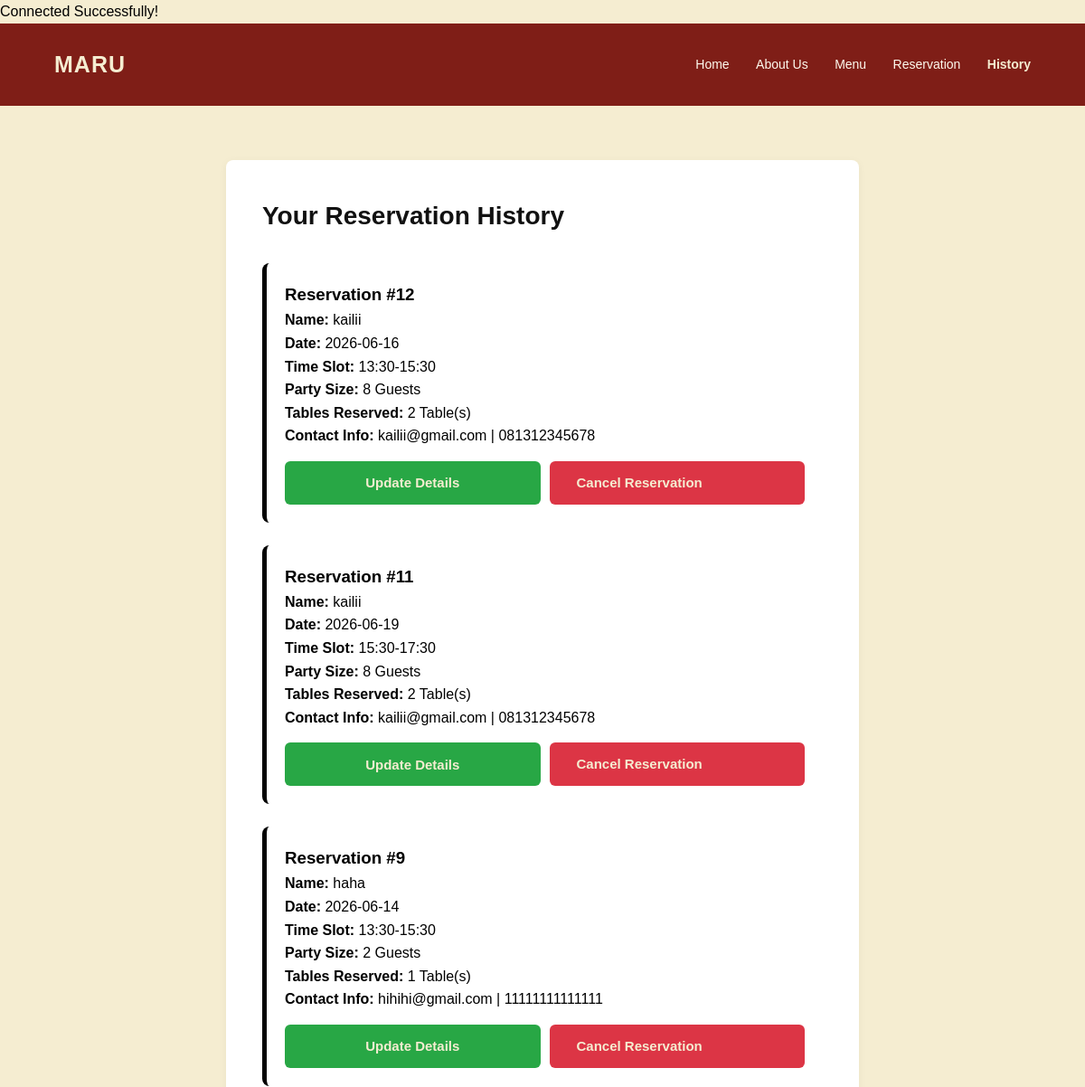
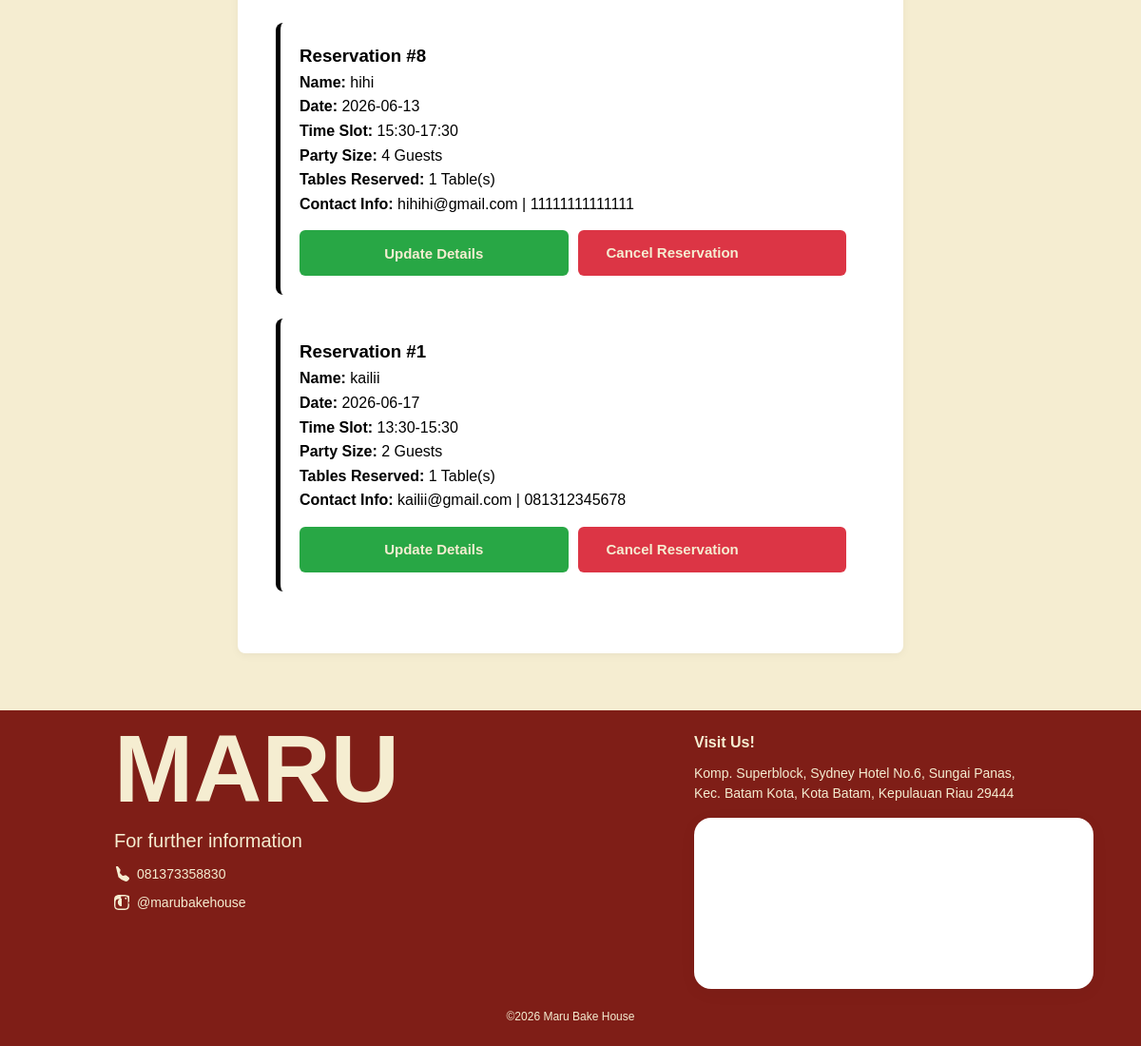
The page /history.php on the database its author committed (2 pictures, top to bottom).
### tables this page shows
CREATE TABLE `reservations` (
  `reservation_id` int(11) NOT NULL,
  `date` date DEFAULT NULL,
  `bookingTime` varchar(50) DEFAULT NULL,
  `guest_count` int(11) DEFAULT NULL,
  `table_count` int(11) DEFAULT NULL,
  `name` varchar(255) DEFAULT NULL,
  `email` varchar(255) DEFAULT NULL,
  `phone` varchar(255) DEFAULT NULL
);

### history.php (the view, shortened to what this page needs)
<?php
include 'php/server.php';
?>
<!doctype html>
<html lang="en">
<head>
    <link rel="stylesheet" href="style.css" />
    <link rel="stylesheet" href="https://cdn.jsdelivr.net/npm/bootstrap-icons@1.11.0/font/bootstrap-icons.css" />
</head>
<body>
    <header class="navbar">
        <div class="logo">MARU</div>
        <nav>
            <a href="index.php">Home</a>
            <a href="about.php">About Us</a>
            <a href="menu.php">Menu</a>
            <a href="reservation.php">Reservation</a>
            <a href="history.php" class="active">History</a>
        </nav>
    </header>
    <section class="section-container form-outer-wrap">
        <div class="form-card">
            <h1 class="form-title">Your Reservation History</h1>
            <div id="reservations-container">
                <?php
                $sql = "SELECT * FROM reservations ORDER BY reservation_id DESC";
                $result = mysqli_query($koneksi, $sql);
                if (mysqli_num_rows($result) > 0) {
                    while($row = mysqli_fetch_assoc($result)) {
                        $id_data = $row['reservation_id'] ?? $row['reservation_id'];
                ?>
                <div class="reservation-card-item">
                    <h3>Reservation #<?php echo $id_data; ?></h3>
                    <p><strong>Name:</strong> <?php echo $row['name']; ?></p>
                    <p><strong>Date:</strong> <?php echo $row['date']; ?></p>
                    <p><strong>Time Slot:</strong> <?php echo $row['bookingTime']; ?></p>
                    <p><strong>Party Size:</strong> <?php echo $row['guest_count']; ?> Guests</p>
                    <p><strong>Tables Reserved:</strong> <?php echo $row['table_count']; ?> Table(s)</p>
                    <p><strong>Contact Info:</strong> <?php echo $row['email']; ?> | <?php echo $row['phone']; ?></p>
                    <div style="display: flex; gap: 10px; margin-top: 15px;">
                        <button class="submit-book-table-btn" style="background-color: #28a745; flex: 1;"
                                onclick="openEditModal(
                                    '<?php echo $id_data; ?>',
                                    '<?php echo $row['date']; ?>',
                                    '<?php echo $row['bookingTime']; ?>',
                                    '<?php echo $row['guest_count']; ?>',
                                    '<?php echo $row['table_count']; ?>',
                                    '<?php echo $row['name']; ?>',
                                    '<?php echo $row['email']; ?>',
                                    '<?php echo $row['phone']; ?>'
                                )">
                            Update Details
                        </button>
                        <a href="php/delete_data.php?id=<?php echo $id_data; ?>" class="submit-book-table-btn" style="background-color: #dc3545; flex: 1; text-decoration:none;" onclick="return confirm('Are you sure?')">
                            Cancel Reservation
                        </a>
                    </div>
                </div>
                <?php
                    }
                } else {
                ?>
                <script>document.getElementById('no-booking-message').style.display = 'block';</script>
                <?php
                }
                ?>
            </div>
        </div>
    </section>
    <footer class="footer">
        <div class="footer-container">
            <div class="footer-brand">
                <h2 class="footer-logo">MARU</h2>
                <p>For further information</p>
                <p style="display: flex; align-items: center; gap: 8px; margin: 8px 0">
                    <a href="https://api.whatsapp.com/send/?phone=6281373336880&text&type=phone_number&app_absent=0&utm_source=ig" class="footer-link">081373358830</a>
                </p>
                <p style="display: flex; align-items: center; gap: 8px; margin: 8px 0">
                    <a href="https://www.instagram.com/marubakehouse?utm_source=ig_web_button_share_sheet&igsh=ZDNlZDc0MzIxNw==" target="_blank" class="footer-link">@marubakehouse</a>
                </p>
            </div>
            <div class="footer-visit">
                <h3>Visit Us!</h3>
                <p>Komp. Superblock, Sydney Hotel No.6, Sungai Panas, Kec. Batam Kota, Kota Batam, Kepulauan Riau 29444</p>
                <div class="map-placeholder">
                    <iframe src="https://www.google.com/maps/embed?pb=!1m18!1m12!1m3!1d3989.0459251659026!2d104.03266769999999!3d1.1274255!2m3!1f0!2f0!3f0!3m2!1i1024!2i768!4f13.1!3m3!1m2!1s0x31d989cfa470bcc9%3A0x34818064c5b3942a!2sMaru%20Bake%20House!5e0!3m2!1sen!2sid!4v1780188615537!5m2!1sen!2sid" width="600" height="450" style="border: 0" allowfullscreen="" loading="lazy"></iframe>
                </div>
            </div>
        </div>
        <div class="footer-copyright">©2026 Maru Bake House</div>
    </footer>
</body>
</html>

### style.css (style rules this page uses)
:root { --Navbar-bg: #7f1e17; --Navbar-text: #f5edd1; --Navbar-hover: #fffbef; }
* { box-sizing: border-box; margin: 0; padding: 0; font-family: montserrat, sans-serif; }
html, body { margin: 0; padding: 0; width: 100%; min-height: 100vh; overscroll-behavior-y: none; }
body { background-color: var(--Navbar-text); line-height: 1.6; }
.navbar { position: sticky; top: 0; z-index: 1000; display: flex; justify-content: space-between; align-items: center; padding: 25px 5%; background-color: var(--Navbar-bg); border-bottom: 1px solid var(--Navbar-bg); }
.logo { font-size: 25px; font-weight: bold; letter-spacing: 1px; font-family: montserrat, sans-serif; color: var(--Navbar-text); }
.navbar nav a { text-decoration: none; color: var(--Navbar-hover); margin-left: 25px; font-size: 14px; font-family: montserrat, sans-serif; }
.navbar nav a.active, .navbar nav a:hover { font-weight: bold; color: var(--Navbar-text); }
.section-container { padding: 60px 10%; }
.form-outer-wrap { display: flex; justify-content: center; background-color: var(--Navbar-text); }
.form-card { background-color: #ffffff; width: 100%; max-width: 700px; padding: 40px; border-radius: 8px; box-shadow: 0 2px 10px rgba(0,0,0,0.05); }
.form-title { font-size: 28px; margin-bottom: 30px; color: #111111; }
.submit-book-table-btn { background-color: var(--Navbar-bg); color: var(--Navbar-text); border: none; padding: 12px 30px; border-radius: 6px; font-size: 15px; font-weight: bold; cursor: pointer; }
.footer { background-color: var(--Navbar-bg); padding: 20px 10% 20px; border-top: 1px solid var(--Navbar-bg); font-size: 14px; color: var(--Navbar-text); }
.footer-container { display: flex; justify-content: space-between; align-items: flex-start; gap: 20px; margin-bottom: 20px; }
.footer-brand h2 { font-size: 100px; font-weight: bold; color: var(--Navbar-text); line-height: 0.8; margin-bottom: 20px; }
.footer-brand h2, .footer-visit h3 { margin-top: 0; }
.footer-brand p { font-size: 20px; color: var(--Navbar-text); margin-top: 5px; }
.footer-visit h3 { margin-bottom: 10px; font-size: 16px; }
.footer-visit p { max-width: 350px; line-height: 1.5; }
.footer-link { color: var(--Navbar-text); text-decoration: none; font-size: 14px; }
.footer-copyright { text-align: center; width: 100%; margin-top: 20px; font-size: 12px; color: var(--Navbar-text); }
.map-placeholder { position: relative; width: 400%; height: 180px; max-width: 420px; border-radius: 18px; overflow: hidden; background-color: #ffffff; box-shadow: 0 4px 20px rgba(0, 0, 0, 0.04); margin-top: 15px; cursor: pointer; }
.map-placeholder iframe { width: 100%; height: 100%; display: block; position: absolute; top: 0; left: 0; z-index: 1; }
.reservation-card-item { background: #ffffff; padding: 20px; border-radius: 8px; margin-bottom: 25px; border-left: 5px solid #000; text-align: left; position: relative; }

### rows shown on the page
reservations: reservation_id "12", name "kailii", date "2026-06-16", bookingTime "13:30-15:30", guest_count "8", table_count "2", email "kailii@gmail.com", phone "081312345678"
reservations: reservation_id "11", name "kailii", date "2026-06-19", bookingTime "15:30-17:30", guest_count "8", table_count "2", email "kailii@gmail.com", phone "081312345678"
reservations: reservation_id "9", name "haha", date "2026-06-14", bookingTime "13:30-15:30", guest_count "2", table_count "1", email "hihihi@gmail.com", phone "11111111111111"
reservations: reservation_id "8", name "hihi", date "2026-06-13", bookingTime "15:30-17:30", guest_count "4", table_count "1", email "hihihi@gmail.com", phone "11111111111111"
reservations: reservation_id "1", name "kailii", date "2026-06-17", bookingTime "13:30-15:30", guest_count "2", table_count "1", email "kailii@gmail.com", phone "081312345678"
